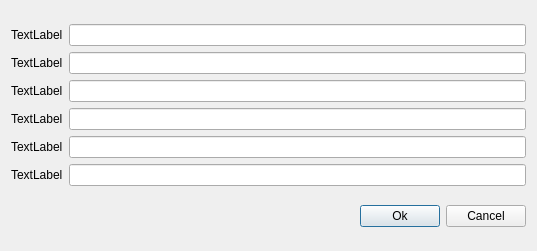
<?xml version="1.0" encoding="UTF-8"?>
<ui version="4.0">
 <class>dialogRedaction</class>
 <widget class="QDialog" name="dialogRedaction">
  <property name="geometry">
   <rect>
    <x>0</x>
    <y>0</y>
    <width>537</width>
    <height>251</height>
   </rect>
  </property>
  <property name="windowTitle">
   <string>Dialog</string>
  </property>
  <layout class="QGridLayout" name="gridLayout">
   <item row="0" column="0">
    <layout class="QVBoxLayout" name="verticalLayout_2">
     <item>
      <layout class="QHBoxLayout" name="horizontalLayout_15">
       <item>
        <widget class="QLabel" name="label1">
         <property name="text">
          <string>TextLabel</string>
         </property>
        </widget>
       </item>
       <item>
        <widget class="QLineEdit" name="lineEdit1"/>
       </item>
      </layout>
     </item>
     <item>
      <layout class="QHBoxLayout" name="horizontalLayout_16">
       <item>
        <widget class="QLabel" name="label2">
         <property name="text">
          <string>TextLabel</string>
         </property>
        </widget>
       </item>
       <item>
        <widget class="QLineEdit" name="lineEdit2"/>
       </item>
      </layout>
     </item>
     <item>
      <layout class="QHBoxLayout" name="horizontalLayout_17">
       <item>
        <widget class="QLabel" name="label3">
         <property name="text">
          <string>TextLabel</string>
         </property>
        </widget>
       </item>
       <item>
        <widget class="QLineEdit" name="lineEdit3"/>
       </item>
      </layout>
     </item>
     <item>
      <layout class="QHBoxLayout" name="horizontalLayout_18">
       <item>
        <widget class="QLabel" name="label4">
         <property name="text">
          <string>TextLabel</string>
         </property>
        </widget>
       </item>
       <item>
        <widget class="QLineEdit" name="lineEdit4"/>
       </item>
      </layout>
     </item>
     <item>
      <layout class="QHBoxLayout" name="horizontalLayout_19">
       <item>
        <widget class="QLabel" name="label5">
         <property name="text">
          <string>TextLabel</string>
         </property>
        </widget>
       </item>
       <item>
        <widget class="QLineEdit" name="lineEdit5"/>
       </item>
      </layout>
     </item>
     <item>
      <layout class="QHBoxLayout" name="horizontalLayout_20">
       <item>
        <widget class="QLabel" name="label6">
         <property name="text">
          <string>TextLabel</string>
         </property>
        </widget>
       </item>
       <item>
        <widget class="QLineEdit" name="lineEdit6"/>
       </item>
      </layout>
     </item>
    </layout>
   </item>
   <item row="1" column="0">
    <layout class="QHBoxLayout" name="horizontalLayout_21">
     <item>
      <spacer name="horizontalSpacer">
       <property name="orientation">
        <enum>Qt::Horizontal</enum>
       </property>
       <property name="sizeHint" stdset="0">
        <size>
         <width>40</width>
         <height>20</height>
        </size>
       </property>
      </spacer>
     </item>
     <item>
      <widget class="QPushButton" name="pushButtonOk">
       <property name="text">
        <string>Ok</string>
       </property>
      </widget>
     </item>
     <item>
      <widget class="QPushButton" name="pushButtonCancel">
       <property name="text">
        <string>Cancel</string>
       </property>
      </widget>
     </item>
    </layout>
   </item>
  </layout>
 </widget>
 <resources/>
 <connections/>
</ui>
